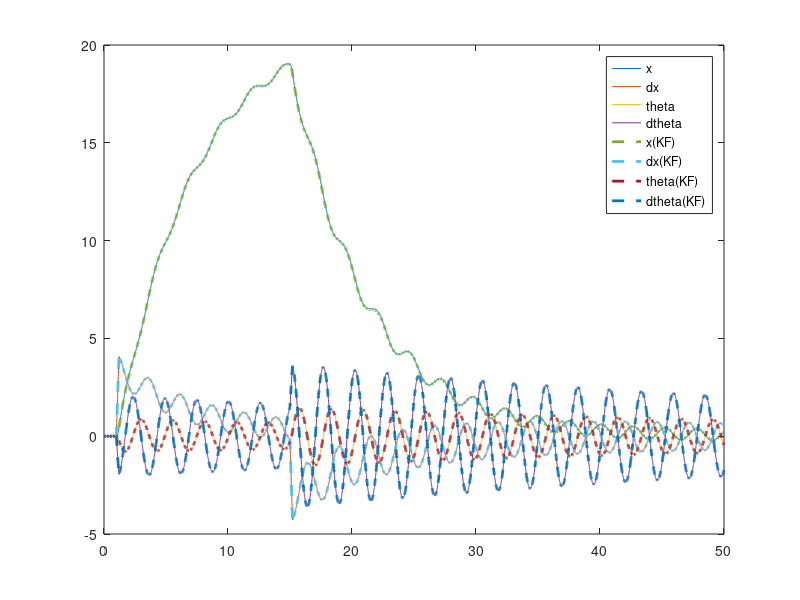
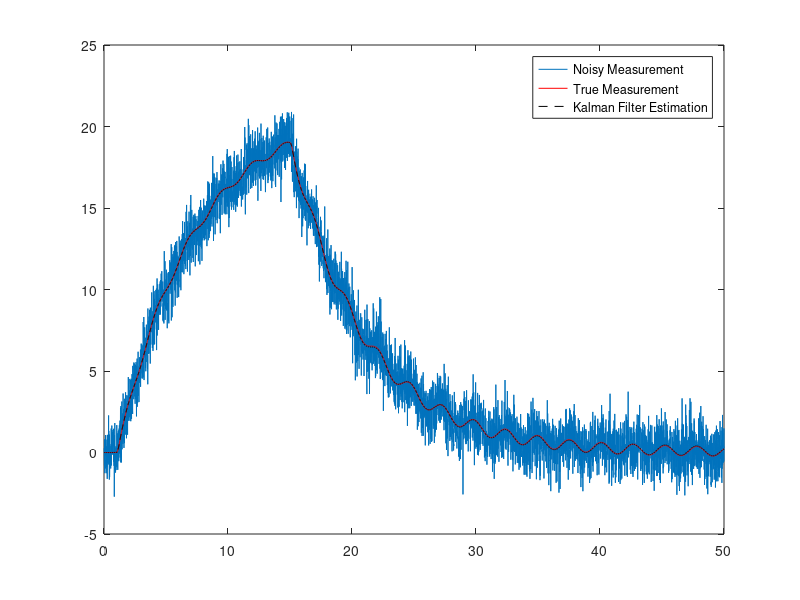

The MATLAB script that drew these images, in order:
clear; close all; clc
%% Initialization
m = 1;
M = 5;
Kf = 2;
g = -10;
d = 1;

s = -1;

% y = [x; dx; theta; dtheta];
A = [0 1 0 0;
    0 -d/M -m*g/M 0;
    0 0 0 1;
    0 -s*d/(M*Kf) -s*(m+M)*g/(M*Kf) 0];

B = [0; 1/M; 0; s*1/(M*Kf)];

C = [1 0 0 0];  

D = zeros(size(C,1),size(B,2));

Q = eye(4)*10;
R = 0.1;

%% Stability and Controllability
disp('Eigen Values:')
disp(eig(A))
disp('Rank of Controllability Matrix:')
disp(rank(ctrb(A,B)))

%% Feedback Gain
% K = lqr(A,B,Q,R);

% [X1,K,L1] = icare(A,B,Q,R);
K = [0 0 0 0];
% [X1,K,L1] = icare(A,B,Q,R,'anti');

% desired_poles = [-1; -2; -3; -4];
% K = place(A,B,desired_poles);

% K = [-10.0000  -24.4555  284.5793  123.0397];

%% Initial Conditions and Desired States (x, x_dot, theta, theta_dot)
Initial_States = [-2; 0; pi-5*pi/6; 0];
Desired_States = [2; 0; pi; 0];

%% Simulation
% sampling_time = 0.1;
% total_time = 0:sampling_time:10;
% 
% [t,state] = ode45(@(t,y)cart_pend_diff(y,m,M,Kf,g,d,-K*(y-Desired_States)),total_time,Initial_States);
% 
% plot(t,state(:,1))
% hold on
% plot(t,state(:,2))
% plot(t,state(:,3))
% plot(t,state(:,4))
% title('LQR Controller for an Inverted Pendulum')
% legend('Position (m)','Velocity (m/s)','Angle (deg)','Angular Velocity (deg/s)')
% hold off
% pause(1.5)
% 
% figure
% 
% time = numel(total_time);
% draw_cart_pendulum(state,time,sampling_time)

%%  Augment system with disturbances and noise
Vd = .1*eye(4);  % disturbance covariance
Vn = 1;       % noise covariance

BF = [B Vd 0*B];  

mysys = ss(A,BF,C,[0 0 0 0 0 Vn]); 

mysys_full = ss(A,BF,eye(4),zeros(4,size(BF,2)));  

%%  Build Kalman filter
[Kf,P,E] = lqe(A,Vd,C,Vd,Vn); 
% Kf = (lqr(A',C',Vd,Vn))';   

mysys_KF = ss(A-Kf*C,[B Kf],eye(4),0*[B Kf]);  % Kalman filter estimator

%%  Estimate linearized system in down position
dt = .01;
t = dt:dt:50;

uDIST = randn(4,size(t,2));
uNOISE = randn(size(t));
u = 0*t;
u(100:120) = 100;     
u(1500:1520) = -100;  

uAUG = [u; Vd*Vd*uDIST; uNOISE];

[y,t] = lsim(mysys,uAUG,t);
[xtrue,t] = lsim(mysys_full,uAUG,t);
[x,t] = lsim(mysys_KF,[u; y'],t);
figure
plot(t,xtrue,'-',t,x,'--','LineWidth',2)
legend('x', 'dx', 'theta', 'dtheta', 'x(KF)', 'dx(KF)', 'theta(KF)', 'dtheta(KF)')

figure
plot(t,y)
hold on
plot(t,xtrue(:,1),'r')
plot(t,x(:,1),'k--')
legend("Noisy Measurement","True Measurement","Kalman Filter Estimation")

%% Differential Equations
function dy = cart_pend_diff(y,m,M,L,g,d,u)

Sy = sin(y(3));
Cy = cos(y(3));
D = m*L*L*(M+m*(1-Cy^2));

dy(1,1) = y(2);
dy(2,1) = (1/D)*(-m^2*L^2*g*Cy*Sy + m*L^2*(m*L*y(4)^2*Sy - d*y(2))) + m*L*L*(1/D)*u;
dy(3,1) = y(4);
dy(4,1) = (1/D)*((m+M)*m*g*L*Sy - m*L*Cy*(m*L*y(4)^2*Sy - d*y(2))) - m*L*Cy*(1/D)*u +.01*randn;
end

